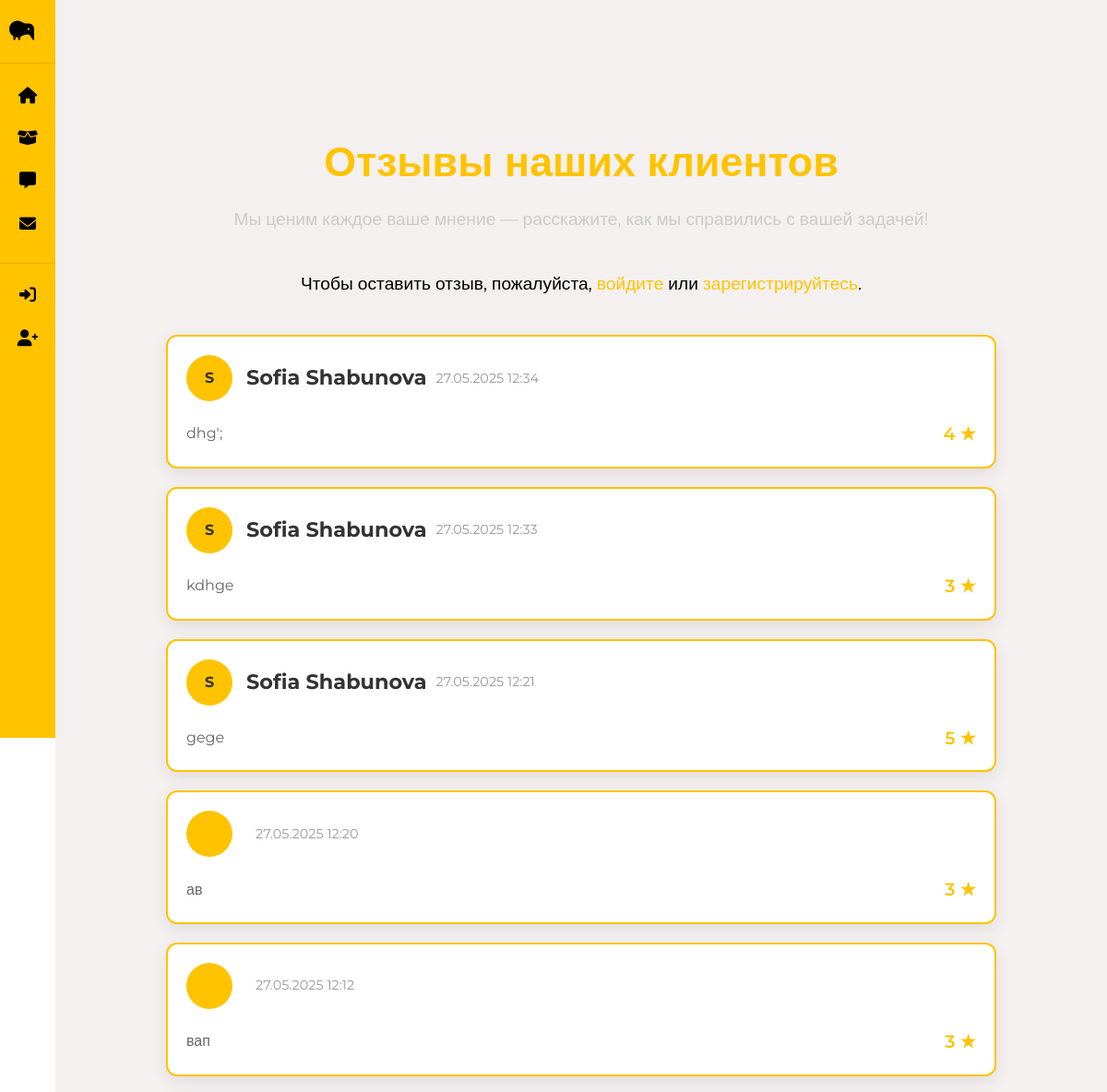
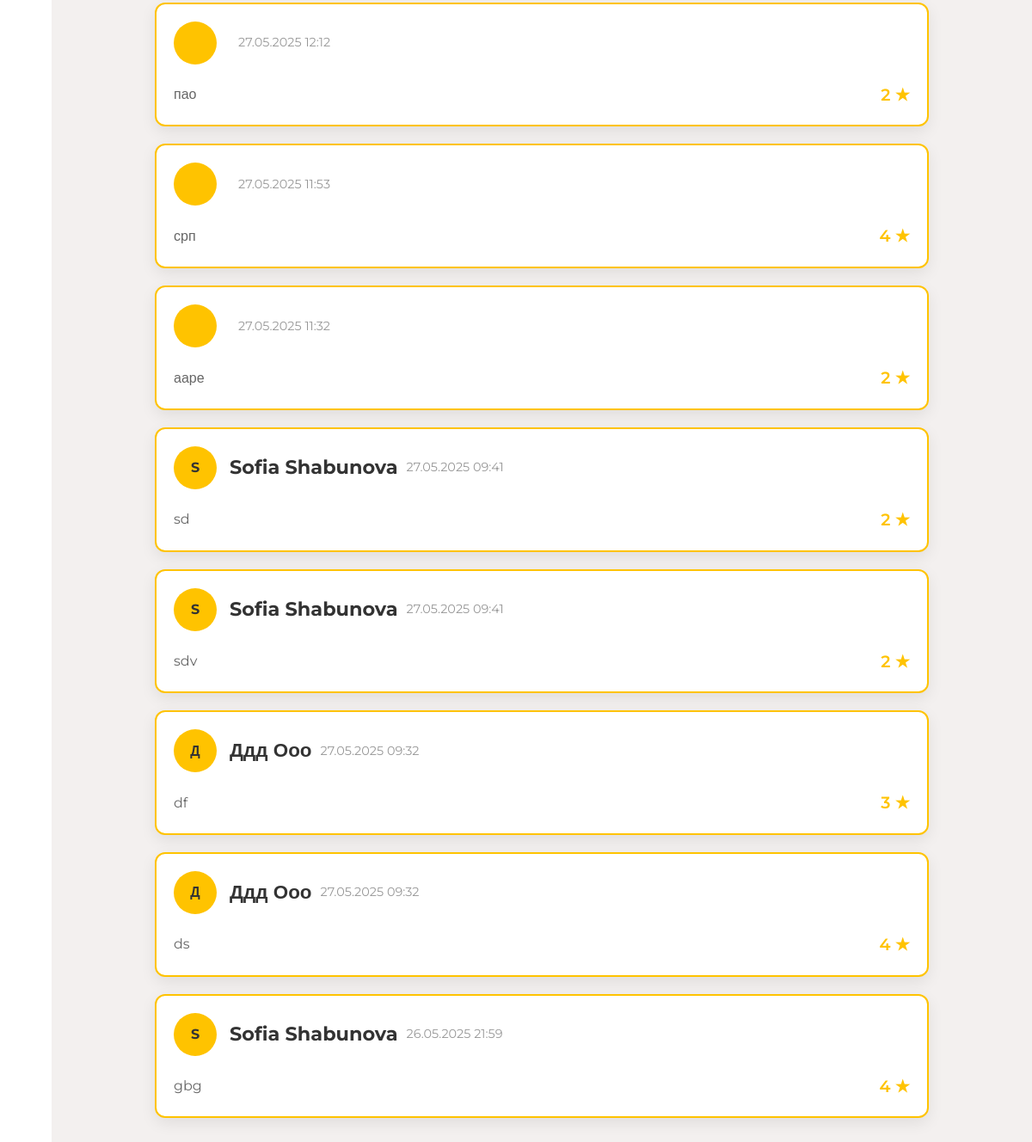
The app's page /reviews/ with its own data (2 pictures, top to bottom).
### main/models.py (models this page shows, shortened)
class Review(models.Model):
    user = models.ForeignKey(settings.AUTH_USER_MODEL, on_delete=models.CASCADE)
    name = models.CharField(max_length=100)
    text = models.TextField()
    rating = models.PositiveIntegerField(choices=[(i, i) for i in range(1, 6)], default=5)
    moderated = models.BooleanField(default=False)
    created_at = models.DateTimeField(auto_now_add=True)
    updated_at = models.DateTimeField(auto_now=True)

class CustomUser(AbstractUser):
    phone_regex = RegexValidator(
        regex=r'^\+?1?\d{9,15}$',
        message="Номер телефона должен быть в формате: '+999999999'."
    )
    phone = models.CharField(
        validators=[phone_regex],
        max_length=17,
        unique=True,
        verbose_name='Номер телефона'
    )
    username = models.CharField(
        max_length=150,
        unique=True,
        null=True,
        blank=True,
        verbose_name='Имя пользователя'
    )
    objects = CustomUserManager()
    USERNAME_FIELD = 'phone'
    REQUIRED_FIELDS = []

### main/views.py (the view)
# urls.py: path('reviews/', views.reviews, name='reviews'),
def reviews(request):
    all_reviews = Review.objects.select_related("user").order_by('-created_at')  # сортируем от новых к старым
    return render(request, 'main/reviews.html', {'reviews': all_reviews})

### main/templates/main/reviews.html (shortened to what this page needs)
{% extends 'main/base.html' %}
{% load static %}
{% block content %}
<section style="background-color: #f3f0ef; padding: 60px 20px;">
  <div style="max-width: 900px; margin: 0 auto;">
    <h2 style="font-size: 2.8rem; font-weight: 700; color: #FFC300; text-align: center; margin-bottom: 10px;">Отзывы наших клиентов</h2>
    <p style="text-align: center; font-size: 1.2rem; color: #ccc; margin-bottom: 40px;">Мы ценим каждое ваше мнение — расскажите, как мы справились с вашей задачей!</p>
 {% if user.is_authenticated %}
    <div style="background: #fff; max-width: 700px; margin: 0 auto; padding: 30px; border-radius: 12px; box-shadow: 0 6px 18px rgba(0,0,0,0.08); border: 2px solid #FFC300; margin-bottom: 20px;">
      <h3 style="margin-top: 0; color: #333; text-align: center; margin-bottom: 20px; font-size: 1.8rem;">Оставить свой отзыв</h3>
      <form method="post" action="{% url 'add_review' %}" id="review-form">
        {% csrf_token %}
        <div style="margin-bottom: 20px;">
          <label for="id_text" style="display: block; margin-bottom: 6px; font-weight: 600; color: #333;">Ваш отзыв</label>
          <textarea name="text" id="id_text" rows="5" placeholder="Напишите, что вам понравилось или что можно улучшить..." required style="width: 100%; padding: 15px; border-radius: 10px; border: 1px solid #ccc; font-size: 1rem; background: #fffdf9;"></textarea>
          {% for error in form.text.errors %}
          <div style="color: red; margin-top: 5px;">{{ error }}</div>
          {% endfor %}
        </div>
        <div style="margin-bottom: 20px;">
          <label for="id_rating" style="display: block; margin-bottom: 6px; font-weight: 600; color: #333;">Рейтинг</label>
          <select name="rating" id="id_rating" required style="width: 100%; padding: 12px; border-radius: 8px; border: 1px solid #ccc; font-size: 1rem;">
            <option value="" disabled selected>Выберите рейтинг</option>
            <option value="1">1 ★</option>
            <option value="2">2 ★</option>
            <option value="3">3 ★</option>
            <option value="4">4 ★</option>
            <option value="5">5 ★</option>
          </select>
          {% for error in form.rating.errors %}
          <div style="color: red; margin-top: 5px;">{{ error }}</div>
          {% endfor %}
        </div>
        <button type="submit" style="width: 100%; padding: 12px; background: #FFC300; color: #333; font-size: 1.1rem; font-weight: 600; border: none; border-radius: 8px; cursor: pointer; transition: background .2s;">Отправить отзыв</button>
      </form>
    </div>
    {% else %}
    <p style="text-align:center; font-size:1.2rem; color:#000; margin-top:40px;">
      Чтобы оставить отзыв, пожалуйста, <a href="{% url 'login' %}" style="color:#FFC300;">войдите</a> или <a href="{% url 'register' %}" style="color:#FFC300;">зарегистрируйтесь</a>.
    </p>
    {% endif %}
    {% if reviews %}
    <div id="reviews-container" style="display: grid; grid-template-columns: 1fr; gap: 20px; margin-bottom: 50px;">
      {% for review in reviews %}
        {% include 'main/review_item.html' with review=review %}
      {% endfor %}
    </div>
    {% else %}
    <p style="text-align:center; color:#777;">Пока нет отзывов. Будьте первым!</p>
    {% endif %}
  </div>
</section>
{% endblock %}

### main/templates/main/review_item.html
<div style="background: #fff; border-radius: 12px; box-shadow: 0 6px 18px rgba(0,0,0,0.08); padding: 20px; display: flex; flex-direction: column; transition: transform .2s; border: 2px solid #FFC300;">
  <div style="display: flex; align-items: center; margin-bottom: 8px;">
    <div style="width: 50px; height: 50px; border-radius: 50%; background-color: #FFC300; display: flex; align-items: center; justify-content: center; color: #333; font-weight: bold; margin-right: 15px;">
      <span>{{ review.user.first_name|slice:":1" }}</span>
    </div>
    <div style="display: flex; align-items: center; gap: 10px;">
  <h3 style="margin: 0; font-size: 1.4rem; color: #333;">{{ review.user.first_name }} {{ review.user.last_name }}</h3>
  <p style="margin: 0; font-size: 0.9rem; color: #999;">{{ review.created_at|date:"d.m.Y H:i" }}</p>
</div>
  </div>
  <div style="display: flex; justify-content: space-between; align-items: center; margin-top: 12px;">
    <p style="font-size: 1rem; color: #666; line-height: 1.5; margin: 0;">{{ review.text }}</p>
    <p style="font-weight: 600; color: #FFC300; margin: 0 0 0 10px; white-space: nowrap;">{{ review.rating }} ★</p>
  </div>
</div>

### main/static/style.css (style rules this page uses)
body { font-family: 'Montserrat', sans-serif; margin: 0; padding: 0; background-color: # в ; color: #000000; line-height: 1.6; }
h1, h2, h3, h4 { color: #000000; }
a { color: #FFA000; text-decoration: none; }

### main/static/product.css (style rules this page uses)
h2 { font-size: 2.8em; font-weight: 700; text-align: center; margin-top: 80px; }
p { font-size: 1.8em; color: #555; max-width: auto; margin: 0 auto 40px; text-align: center; }

### main/static/contact.css (style rules this page uses)
h2 { text-align: center; font-size: 2.5em; font-weight: 700; }
p { text-align: center; font-size: 1.2em; }

### main/templates/main/base.html (style rules this page uses)
* { box-sizing: border-box; margin: 0; padding: 0; transition: all 0.3s ease; }
body { font-family: 'Montserrat', sans-serif; padding-left: 60px; }

### records on screen
Review: user.first_name "S", user.first_name "Sofia", user.last_name "Shabunova", created_at "27.05.2025 12:34", text "dhg';", rating "4"
Review: user.first_name "S", user.first_name "Sofia", user.last_name "Shabunova", created_at "27.05.2025 12:33", text "kdhge", rating "3"
Review: user.first_name "S", user.first_name "Sofia", user.last_name "Shabunova", created_at "27.05.2025 12:21", text "gege", rating "5"
Review: created_at "27.05.2025 12:20", text "ав", rating "3"
Review: created_at "27.05.2025 12:12", text "вап", rating "3"
Review: created_at "27.05.2025 12:12", text "пао", rating "2"
Review: created_at "27.05.2025 11:53", text "срп", rating "4"
Review: created_at "27.05.2025 11:32", text "ааре", rating "2"
Review: user.first_name "S", user.first_name "Sofia", user.last_name "Shabunova", created_at "27.05.2025 09:41", text "sd", rating "2"
Review: user.first_name "S", user.first_name "Sofia", user.last_name "Shabunova", created_at "27.05.2025 09:41", text "sdv", rating "2"
Review: user.first_name "Д", user.first_name "Ддд", user.last_name "Ооо", created_at "27.05.2025 09:32", text "df", rating "3"
Review: user.first_name "Д", user.first_name "Ддд", user.last_name "Ооо", created_at "27.05.2025 09:32", text "ds", rating "4"
Review: user.first_name "S", user.first_name "Sofia", user.last_name "Shabunova", created_at "26.05.2025 21:59", text "gbg", rating "4"
